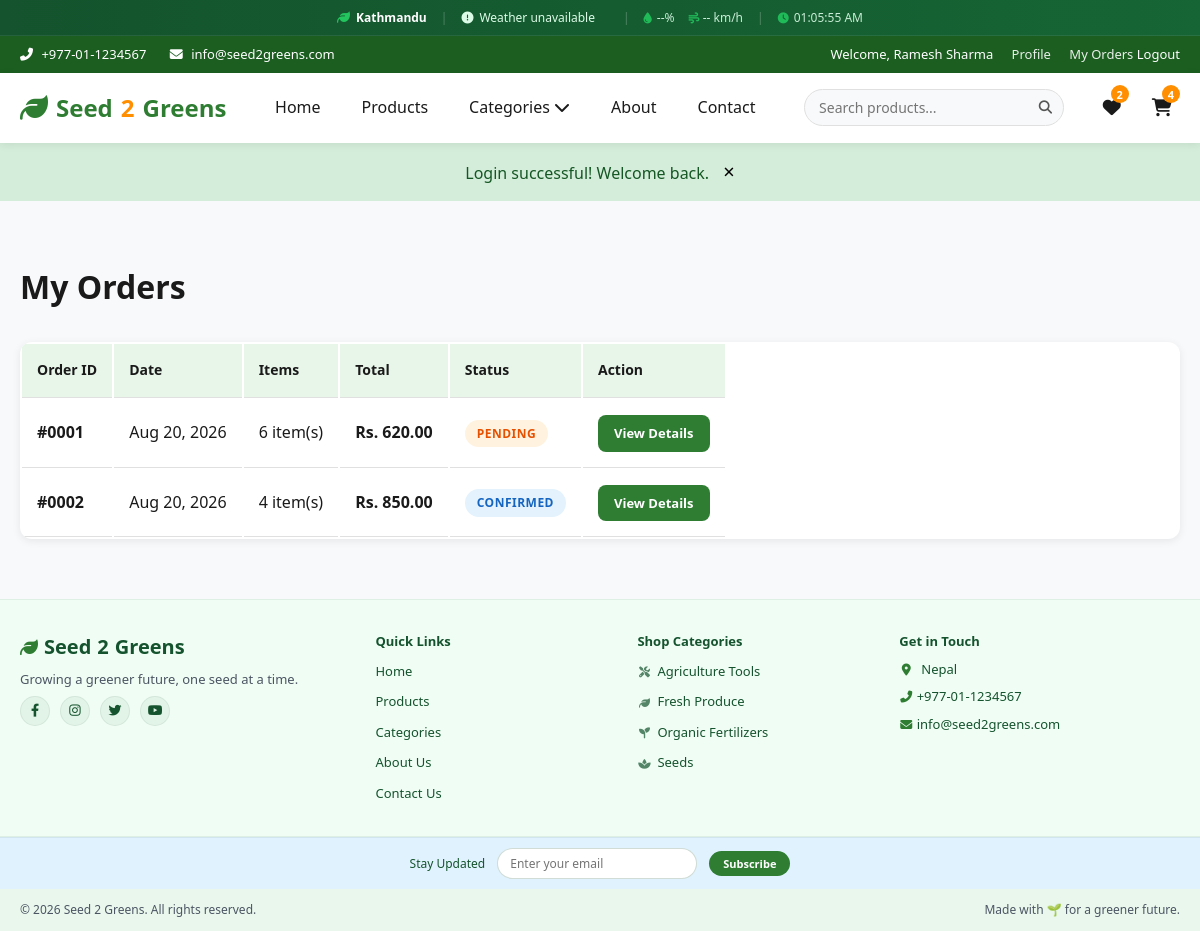
Screenshot of /orders.php (signed in) with the database file from the repository.
### tables this page shows
CREATE TABLE orders (
    id INT PRIMARY KEY AUTO_INCREMENT,
    user_id INT NOT NULL,
    order_date TIMESTAMP DEFAULT CURRENT_TIMESTAMP,
    total_amount DECIMAL(10,2) NOT NULL,
    delivery_fee DECIMAL(10,2) DEFAULT 0.00,
    status ENUM('Pending', 'Confirmed', 'Processing', 'Shipped', 'Delivered', 'Cancelled') DEFAULT 'Pending',
    payment_method VARCHAR(50) DEFAULT 'Cash on Delivery',
    customer_name VARCHAR(100) NOT NULL,
    customer_email VARCHAR(100) NOT NULL,
    customer_phone VARCHAR(20) NOT NULL,
    customer_address TEXT NOT NULL,
    receipt_data MEDIUMTEXT DEFAULT NULL,
    receipt_mime VARCHAR(100) DEFAULT NULL,
    receipt_type ENUM('image', 'pdf') DEFAULT NULL,
    created_at TIMESTAMP DEFAULT CURRENT_TIMESTAMP,
    updated_at TIMESTAMP DEFAULT CURRENT_TIMESTAMP ON UPDATE CURRENT_TIMESTAMP,
    FOREIGN KEY (user_id) REFERENCES users(id) ON DELETE RESTRICT ON UPDATE CASCADE,
    INDEX idx_user (user_id),
    INDEX idx_status (status),
    INDEX idx_date (order_date)
);

### includes/functions.php (called while the page is built, shortened)
<?php
$db = Database::getInstance()->getConnection();
function sanitize($data) {
    return htmlspecialchars(trim($data), ENT_QUOTES, 'UTF-8');
}
function getOrderItems($order_id) {
    global $db;
    $stmt = $db->prepare("
        SELECT oi.*, p.name as product_name, p.image as product_image
        FROM order_items oi
        JOIN products p ON oi.product_id = p.id
        WHERE oi.order_id = ?
    ");
    $stmt->execute([$order_id]);
    return $stmt->fetchAll();
}
function getUserOrders($user_id) {
    global $db;
    $stmt = $db->prepare("
        SELECT * FROM orders WHERE user_id = ? ORDER BY created_at DESC
    ");
    $stmt->execute([$user_id]);
    return $stmt->fetchAll();
}

### orders.php (the view, shortened to what this page needs)
<?php
require_once __DIR__ . '/includes/functions.php';
$user_id = $_SESSION['user_id'];
$orders = getUserOrders($user_id);
?>
<?php include __DIR__ . '/includes/header.php'; ?>
<div class="section">
    <div class="container">
        <h1 class="section-title" style="text-align: left; margin-bottom: 30px;">My Orders</h1>
        <?php if (empty($orders)): ?>
            <div class="empty-cart">
                <i class="fas fa-box"></i>
                <h3>No Orders Yet</h3>
                <p>You haven't placed any orders yet. Start shopping now!</p>
                <a href="products.php" class="btn btn-primary">Browse Products</a>
            </div>
        <?php else: ?>
            <div class="orders-table">
                <table>
                    <thead>
                        <tr>
                            <th>Order ID</th>
                            <th>Date</th>
                            <th>Items</th>
                            <th>Total</th>
                            <th>Status</th>
                            <th>Action</th>
                        </tr>
                    </thead>
                    <tbody>
                        <?php foreach ($orders as $order):
                            $order_items = getOrderItems($order['id']);
                            $items_count = 0;
                            foreach ($order_items as $oi) {
                                $items_count += $oi['quantity'];
                            }
                        ?>
                            <tr>
                                <td><strong>#<?php echo str_pad($order['id'], 4, '0', STR_PAD_LEFT); ?></strong></td>
                                <td><?php echo date('M d, Y', strtotime($order['order_date'])); ?></td>
                                <td><?php echo $items_count; ?> item(s)</td>
                                <td><strong>Rs. <?php echo number_format($order['total_amount'], 2); ?></strong></td>
                                <td><span class="status status-<?php echo strtolower($order['status']); ?>"><?php echo sanitize($order['status']); ?></span></td>
                                <td>
                                    <a href="order-details.php?id=<?php echo $order['id']; ?>" class="btn btn-primary btn-sm">View Details</a>
                                </td>
                            </tr>
                        <?php endforeach; ?>
                    </tbody>
                </table>
            </div>
        <?php endif; ?>
    </div>
</div>
<?php include __DIR__ . '/includes/footer.php'; ?>

### assets/css/style.css (style rules this page uses)
* { margin: 0; padding: 0; box-sizing: border-box; }
body { font-family: 'Segoe UI', Tahoma, Geneva, Verdana, sans-serif; color: var(--text-dark); background-color: var(--bg-light); line-height: 1.6; overflow-x: hidden; }
a { text-decoration: none; color: inherit; transition: var(--transition); }
.container { max-width: 1200px; margin: 0 auto; padding: 0 20px; }
.btn { display: inline-block; padding: 12px 24px; border-radius: var(--radius); font-weight: 600; font-size: 14px; text-align: center; transition: var(--transition); border: none; cursor: pointer; text-decoration: none; }
.btn-primary { background: var(--primary); color: white; }
.btn-sm { padding: 8px 16px; font-size: 13px; }
.section { padding: 60px 0; }
.section-title { font-size: 32px; font-weight: 700; text-align: center; margin-bottom: 10px; color: var(--text-dark); }
.orders-table { width: 100%; background: var(--bg-white); border-radius: var(--radius-lg); box-shadow: var(--shadow); overflow: hidden; }
.orders-table th, .orders-table td { padding: 15px; text-align: left; border-bottom: 1px solid var(--border); }
.orders-table th { background: var(--bg-green); font-weight: 600; font-size: 14px; }
.status { padding: 5px 12px; border-radius: 20px; font-size: 12px; font-weight: 600; display: inline-block; }
.status-pending { background: #fff3cd; color: #856404; }
.status-confirmed { background: #d1ecf1; color: #0c5460; }
.status { display: inline-block; padding: 4px 12px; border-radius: 20px; font-size: 12px; font-weight: 600; text-transform: uppercase; letter-spacing: 0.5px; }
.status-pending { background: #fff3e0; color: #e65100; }
.status-confirmed { background: #e3f2fd; color: #1565c0; }

### rows the page displays
orders: id "0001", order_date "Aug 20, 2026", items_count "6", total_amount "620.00", status "PENDING"
orders: id "0002", order_date "Aug 20, 2026", items_count "4", total_amount "850.00", status "CONFIRMED"

### other values shown
$_SESSION['user_name'] "Ramesh Sharma"
count(getWishlistItems($_SESSION['user_id'])) "2"
getCartCount($_SESSION['user_id']) "4"
$flash['message'] "Login successful! Welcome back."
